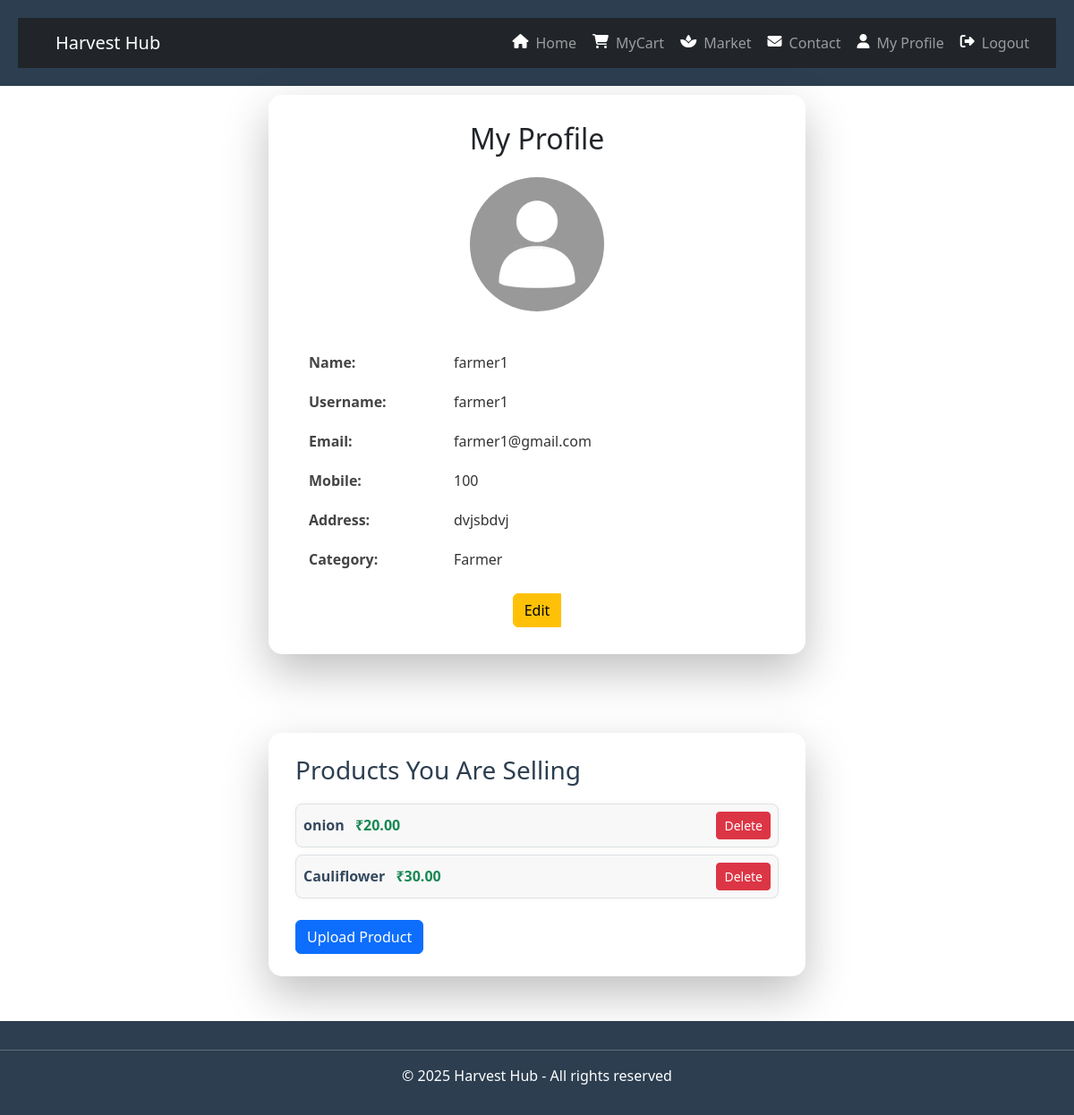
The page /profile/ (signed in) on the database its author committed.
### myapp/models.py (models this page shows, shortened)
class Profile(models.Model):
    user = models.OneToOneField(User, on_delete=models.CASCADE)
    mobile = models.CharField(max_length=15, blank=True)
    address = models.TextField(blank=True)
    category = models.CharField(
        max_length=10,
        choices=[('Farmer', 'Farmer'), ('Buyer', 'Buyer')],
        default='Buyer',  # SAFE DEFAULT
        blank=True
    )
    image = models.ImageField(upload_to='profile_pics/', blank=True, null=True)

class Product(models.Model):
    user = models.ForeignKey(
        User,
        on_delete=models.CASCADE,
        related_name='products'
    )
    image = models.ImageField(upload_to='products/', blank=True, null=True)
    category = models.CharField(max_length=100)
    name = models.CharField(max_length=100)
    about = models.TextField()
    price = models.DecimalField(max_digits=10, decimal_places=2)

### myapp/views.py (the view, shortened to what this page needs)
# urls.py: path('profile/', views.profile_view, name='profile'),
@login_required
def profile_view(request):
    user = request.user
    profile = user.profile
    return render(request, 'myapp/profile.html', {
        'user': user,
        'profile': profile
    })

### templates/myapp/profile.html (shortened to what this page needs)
{% extends 'myapp/base.html' %}
{% load static %}
{% block content %}
<link rel="stylesheet" href="{% static 'css/profile.css' %}" />
<link rel="stylesheet" href="{% static 'css/bootstrap.min.css' %}" />
<div class="profile-container text-center">
    <h2 class="mb-4">My Profile</h2>
    {% if user.profile.image and user.profile.image.url %}
        <img src="{{ user.profile.image.url }}" alt="Profile Picture" class="profile-pic" id="profilePic">
    {% else %}
        <img src="{% static 'images/default-profile.png' %}" alt="Default Profile Picture" class="profile-pic" id="profilePic">
    {% endif %}
    <form method="post" action="{% url 'profile' %}" enctype="multipart/form-data" id="profileForm">
        <table class="profile-table text-start">
            <tr>
                <th>Name:</th>
                <td>
                    <span class="text-view">{{ user.first_name }}</span>
                </td>
            </tr>
            <tr>
                <th>Username:</th>
                <td>
                    <span class="text-view">{{ user.username }}</span>
                </td>
            </tr>
            <tr>
                <th>Email:</th>
                <td>
                    <span class="text-view">{{ user.email }}</span>
                </td>
            </tr>
            <tr>
                <th>Mobile:</th>
                <td>
                    <span class="text-view">{{ user.profile.mobile }}</span>
                </td>
            </tr>
            <tr>
                <th>Address:</th>
                <td>
                    <span class="text-view">{{ user.profile.address }}</span>
                </td>
            </tr>
            <tr>
                <th>Category:</th>
                <td>
                    <span class="text-view">{{ user.profile.category }}</span>
                </td>
            </tr>
        </table>
        <div class="btn-group mt-3">
            <button type="button" id="editBtn" class="btn btn-warning">Edit</button>
        </div>
    </form>
</div>
{% if user.profile.category == "Farmer" %}
<div class="products-section mt-5">
    <h3>Products You Are Selling</h3>
    {% if user.products.exists %}
        {% for product in user.products.all %}
            <div class="product-item d-flex justify-content-between align-items-center p-2 border mb-2" id="product-{{ product.id }}">
                <div>
                    <span class="product-name fw-bold">{{ product.name }}</span>
                    <span class="product-price text-success fw-bold ms-2">₹{{ product.price }}</span>
                </div>
                <button class="btn btn-danger btn-sm btn-delete-product" data-product-id="{{ product.id }}">Delete</button>
            </div>
        {% endfor %}
    {% else %}
        <p><em>No products uploaded yet.</em></p>
    {% endif %}
    <a href="{% url 'upload_product' %}" class="btn btn-primary btn-upload-product mt-3">Upload Product</a>
</div>
{% endif %}
{% endblock %}

### static/css/base.css (style rules this page uses)
html, body { height: 100%; margin: 0; padding: 0; display: flex; flex-direction: column; font-family: Arial, sans-serif; background-color: #f3f3f3; }

### static/css/profile.css (style rules this page uses)
html, body { height: 100%; margin: 0; padding: 0; background-color: #bbb4b4; font-family: Arial, sans-serif; }
.profile-container, .products-section { background-color: #ffffff; border-radius: 15px; padding: 30px; width: 100%; max-width: 600px; margin-bottom: 40px; box-shadow: 0 20px 50px rgba(0,0,0,0.25); transition: all 0.3s ease; }
.profile-pic { width: 150px; height: 150px; border-radius: 50%; object-fit: cover; margin-bottom: 15px; }
table.profile-table { width: 100%; border-collapse: collapse; margin-top: 20px; }
table.profile-table th, table.profile-table td { padding: 10px 15px; vertical-align: top; }
table.profile-table th { width: 30%; text-align: left; font-weight: 600; color: #444; }
table.profile-table td { width: 70%; color: #333; }
.btn-group { margin-top: 20px; }
.products-section { padding: 25px 30px; box-shadow: 0 20px 50px rgba(0,0,0,0.25); }
.products-section h3 { margin-bottom: 20px; color: #2c3e50; }
.product-item { padding: 10px 15px; background: #f8f8f8; border-radius: 8px; box-shadow: 0 0 5px rgba(0,0,0,0.05); margin-bottom: 12px; display: flex; justify-content: space-between; align-items: center; }
.product-name { font-weight: 600; color: #34495e; }
.btn-delete-product { background-color: #e74c3c; border: none; color: white; padding: 6px 10px; border-radius: 5px; cursor: pointer; }

### rows shown on the page
Product: name "onion", price "20.00"
Product: name "Cauliflower", price "30.00"

### other values the page prints
{{ logo|default:"Harvest Hub" }} "Harvest Hub"
{{ user.first_name }} "farmer1"
{{ user.username }} "farmer1"
{{ user.email }} "farmer1@gmail.com"
{{ user.profile.mobile }} "100"
{{ user.profile.address }} "dvjsbdvj"
{{ user.profile.category }} "Farmer"
